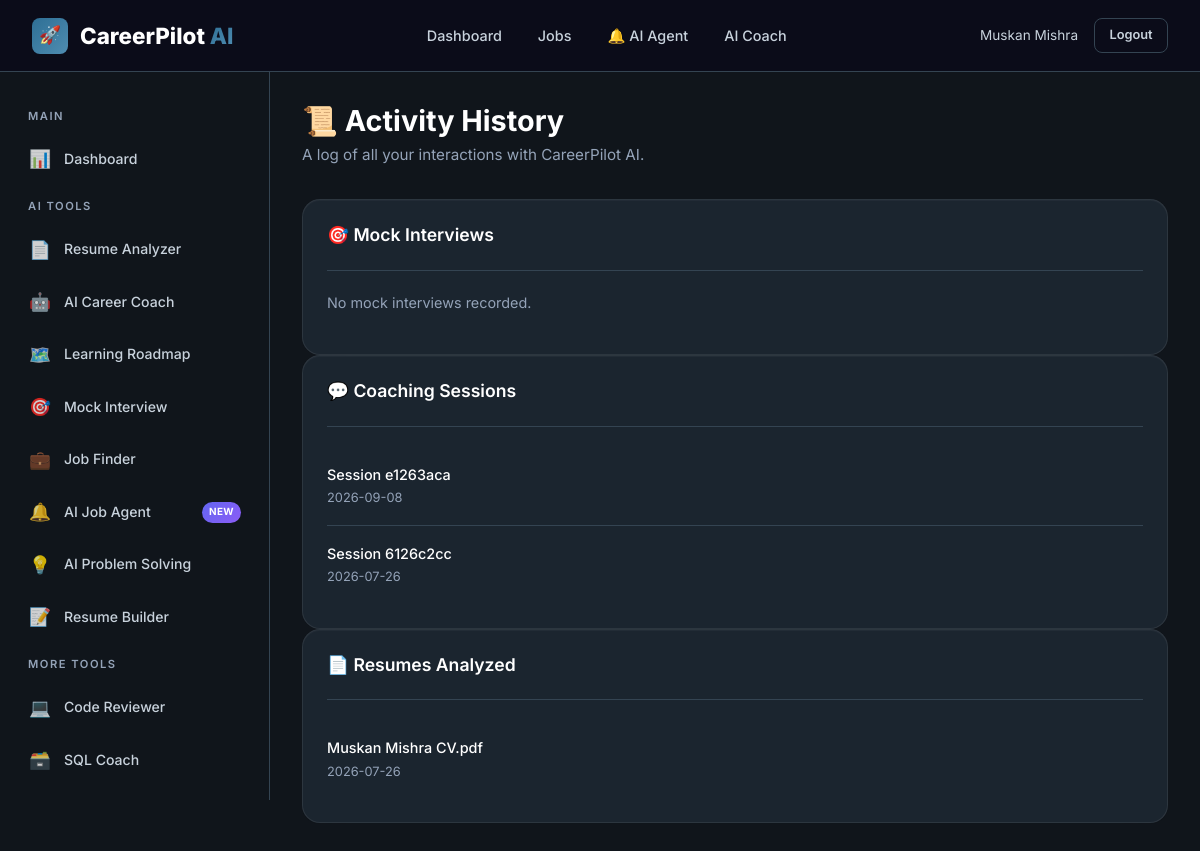
Page /profile/history (signed in) on the earlier database version.
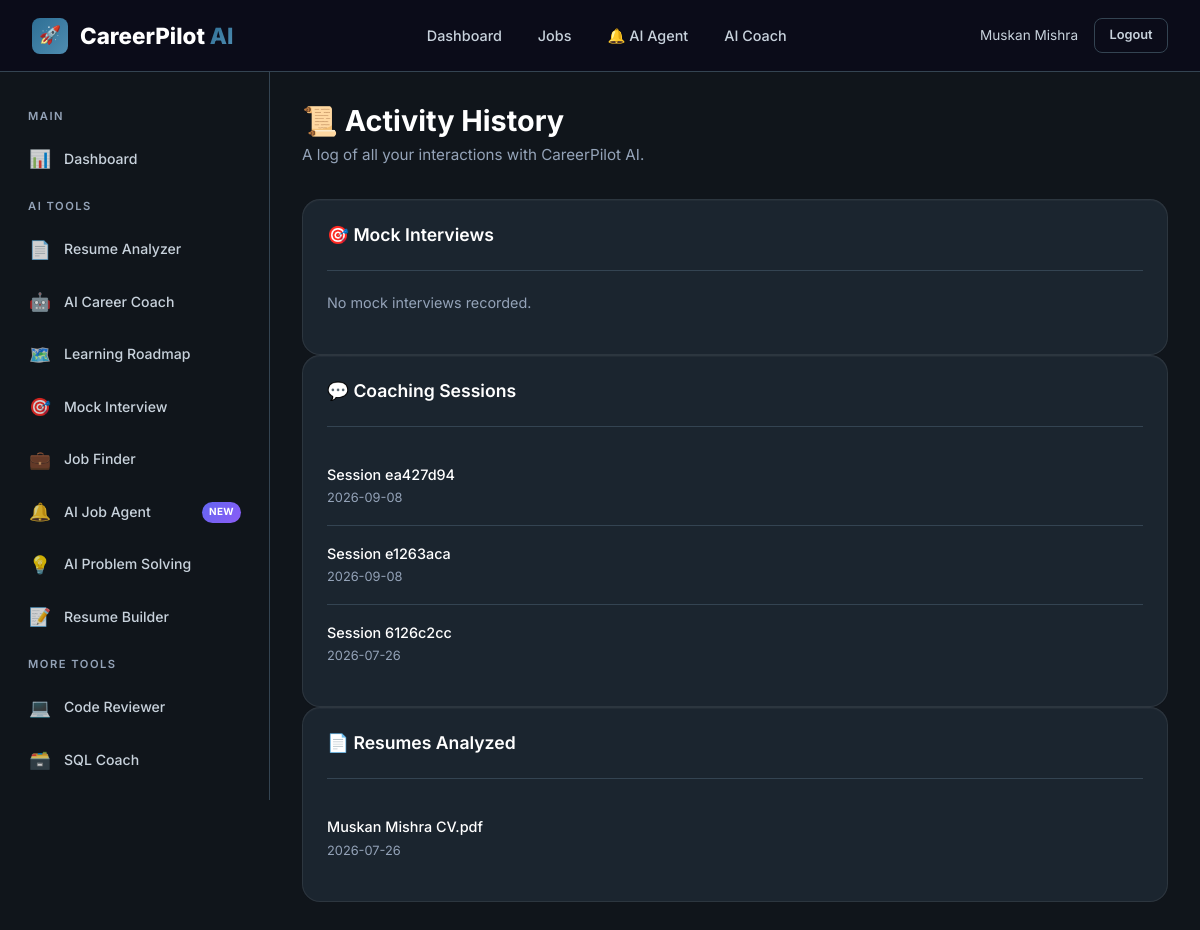
Same page on the later database version.
### tables this page shows
CREATE TABLE chat_sessions (
            session_id TEXT PRIMARY KEY,
            user_id INTEGER NOT NULL,
            title TEXT DEFAULT 'New Conversation',
            is_pinned INTEGER DEFAULT 0,
            is_archived INTEGER DEFAULT 0,
            created_at TIMESTAMP DEFAULT CURRENT_TIMESTAMP,
            updated_at TIMESTAMP DEFAULT CURRENT_TIMESTAMP,
            FOREIGN KEY (user_id) REFERENCES users(id) ON DELETE CASCADE
        );

CREATE TABLE resumes (
    id INTEGER PRIMARY KEY AUTOINCREMENT,
    user_id INTEGER NOT NULL,
    filename TEXT NOT NULL,
    original_name TEXT NOT NULL,
    file_size INTEGER DEFAULT 0,
    raw_text TEXT DEFAULT '',
    parsed_data TEXT DEFAULT '{}',
    is_primary INTEGER DEFAULT 0,
    uploaded_at TIMESTAMP DEFAULT CURRENT_TIMESTAMP,
    FOREIGN KEY (user_id) REFERENCES users(id) ON DELETE CASCADE
);

### backend/routes/profile.py (the view)
@profile_bp.route('/history')
@login_required
def history():
    user_id = session['user_id']
    from backend.models.resume import ResumeModel
    from backend.models.job import JobModel
    from backend.models.interview import InterviewModel
    chats      = ChatModel.get_user_sessions(user_id)
    resumes    = ResumeModel.get_by_user(user_id)
    interviews = InterviewModel.get_by_user(user_id)
    return render_template('profile/history.html',
                           chats=chats, resumes=resumes, interviews=interviews)

### backend/database/db.py (called while the page is built)
def get_db_path() -> str:
    base_dir = os.path.dirname(os.path.dirname(os.path.dirname(os.path.abspath(__file__))))
    return os.path.join(base_dir, DATABASE_PATH)

def get_connection(db_path: Optional[str] = None) -> sqlite3.Connection:
    path = db_path or get_db_path()
    conn = sqlite3.connect(path)
    conn.row_factory = sqlite3.Row
    conn.execute("PRAGMA foreign_keys = ON")
    conn.execute("PRAGMA journal_mode = WAL")
    return conn

@contextmanager
def get_db(db_path: Optional[str] = None):
    conn = get_connection(db_path)
    try:
        yield conn
        conn.commit()
    except Exception:
        conn.rollback()
        raise
    finally:
        conn.close()

### backend/models/interview.py (called while the page is built)
    @staticmethod
    def get_by_user(user_id: int, limit: int = 20) -> list[dict]:
        return execute_query(
            """SELECT *, conducted_at AS created_at FROM interview_history WHERE user_id = ?
               ORDER BY conducted_at DESC LIMIT ?""",
            (user_id, limit)
        )

### templates/profile/history.html
{% extends "base.html" %}
{% block content %}
{% include "components/sidebar.html" %}
<main class="main-content">
    <div class="page-header reveal">
        <h1>📜 Activity History</h1>
        <p class="page-subtitle">A log of all your interactions with CareerPilot AI.</p>
    </div>
    <div class="grid-3 reveal delay-1">
        <div class="card">
            <div class="card-header">
                <h3 class="card-title">🎯 Mock Interviews</h3>
            </div>
            {% if interviews %}
                <ul class="activity-list">
                    {% for item in interviews[:10] %}
                    <li class="activity-item">
                        <div class="activity-content">
                            <div class="flex-between">
                                <div class="activity-title">{{ item.role }}</div>
                                <span>Score: {{ item.overall_score }}</span>
                            </div>
                            <div class="activity-desc">{{ item.created_at.split(' ')[0] if item.created_at else 'Unknown' }} • {{ item.difficulty | title }}</div>
                        </div>
                    </li>
                    {% endfor %}
                </ul>
            {% else %}
                <p style="color: var(--text-tertiary); font-size: 0.9rem;">No mock interviews recorded.</p>
            {% endif %}
        </div>
        <div class="card">
            <div class="card-header">
                <h3 class="card-title">💬 Coaching Sessions</h3>
            </div>
            {% if chats %}
                <ul class="activity-list">
                    {% for item in chats[:10] %}
                    <li class="activity-item">
                        <div class="activity-content">
                            <div class="activity-title text-truncate" style="max-width: 250px;">Session {{ item.session_id[:8] }}</div>
                            <div class="activity-desc">{{ item.started_at.split(' ')[0] if item.started_at else 'Unknown' }}</div>
                        </div>
                    </li>
                    {% endfor %}
                </ul>
            {% else %}
                <p style="color: var(--text-tertiary); font-size: 0.9rem;">No chat history.</p>
            {% endif %}
        </div>
        <div class="card">
            <div class="card-header">
                <h3 class="card-title">📄 Resumes Analyzed</h3>
            </div>
            {% if resumes %}
                <ul class="activity-list">
                    {% for item in resumes[:10] %}
                    <li class="activity-item">
                        <div class="activity-content">
                            <div class="activity-title">{{ item.original_name }}</div>
                            <div class="activity-desc">{{ item.uploaded_at.split(' ')[0] if item.uploaded_at else 'Unknown' }}</div>
                        </div>
                    </li>
                    {% endfor %}
                </ul>
            {% else %}
                <p style="color: var(--text-tertiary); font-size: 0.9rem;">No resumes uploaded.</p>
            {% endif %}
        </div>
    </div>
</main>
{% endblock %}

Differences in the rows shown:
added chat_sessions: session_id "ea427d94", started_at "2026-09-08"
